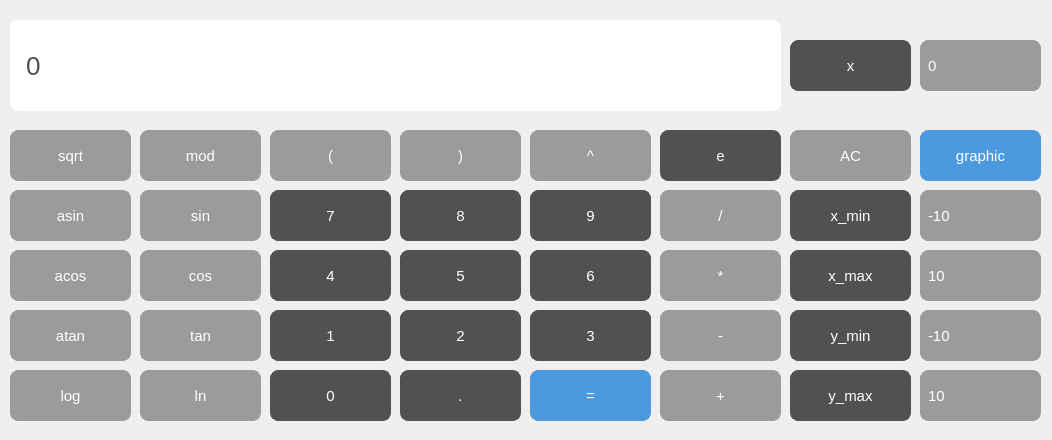
<?xml version="1.0" encoding="UTF-8"?>
<ui version="4.0">
 <class>MainWindow</class>
 <widget class="QMainWindow" name="MainWindow">
  <property name="geometry">
   <rect>
    <x>0</x>
    <y>0</y>
    <width>1052</width>
    <height>440</height>
   </rect>
  </property>
  <property name="windowTitle">
   <string>MainWindow</string>
  </property>
  <widget class="QWidget" name="centralwidget">
   <widget class="QLabel" name="result_show">
    <property name="geometry">
     <rect>
      <x>10</x>
      <y>20</y>
      <width>771</width>
      <height>91</height>
     </rect>
    </property>
    <property name="styleSheet">
     <string notr="true">QLabel {
  qproperty-alignment: 'AlignVCenter | AlignRight';
  background-color : #ffffff;
  border-radius: 8px;
  font-size: 26px;
  color: #515151;
  padding-right: 10px;
  padding-left: 10px;
}

</string>
    </property>
    <property name="text">
     <string>0</string>
    </property>
   </widget>
   <widget class="QPushButton" name="pushButton_0">
    <property name="geometry">
     <rect>
      <x>270</x>
      <y>370</y>
      <width>121</width>
      <height>51</height>
     </rect>
    </property>
    <property name="styleSheet">
     <string notr="true">QPushButton {
   border: 1px solid #515151;
   color:white;
   background-color: #515151;
   border-radius: 8px;
   font-size: 15px;
}</string>
    </property>
    <property name="text">
     <string>0</string>
    </property>
   </widget>
   <widget class="QPushButton" name="pushButton_point">
    <property name="geometry">
     <rect>
      <x>400</x>
      <y>370</y>
      <width>121</width>
      <height>51</height>
     </rect>
    </property>
    <property name="styleSheet">
     <string notr="true">QPushButton {
   border: 1px solid #515151;
   color:white;
   background-color: #515151;
   border-radius: 8px;
   font-size: 15px;
}</string>
    </property>
    <property name="text">
     <string>.</string>
    </property>
   </widget>
   <widget class="QPushButton" name="pushButton_equal">
    <property name="geometry">
     <rect>
      <x>530</x>
      <y>370</y>
      <width>121</width>
      <height>51</height>
     </rect>
    </property>
    <property name="styleSheet">
     <string notr="true">QPushButton {
   border: 1px solid #4d99e0;
   color: white;
   background-color: #4d99e0;
   border-radius: 8px;
   font-size: 15px;
   font-weight: 700px;
}</string>
    </property>
    <property name="text">
     <string>=</string>
    </property>
   </widget>
   <widget class="QPushButton" name="pushButton_3">
    <property name="geometry">
     <rect>
      <x>530</x>
      <y>310</y>
      <width>121</width>
      <height>51</height>
     </rect>
    </property>
    <property name="styleSheet">
     <string notr="true">QPushButton {
   border: 1px solid #515151;
   color:white;
   background-color: #515151;
   border-radius: 8px;
   font-size: 15px;
}</string>
    </property>
    <property name="text">
     <string>3</string>
    </property>
   </widget>
   <widget class="QPushButton" name="pushButton_1">
    <property name="geometry">
     <rect>
      <x>270</x>
      <y>310</y>
      <width>121</width>
      <height>51</height>
     </rect>
    </property>
    <property name="styleSheet">
     <string notr="true">QPushButton {
   border: 1px solid #515151;
   color:white;
   background-color: #515151;
   border-radius: 8px;
   font-size: 15px;
}</string>
    </property>
    <property name="text">
     <string>1</string>
    </property>
   </widget>
   <widget class="QPushButton" name="pushButton_2">
    <property name="geometry">
     <rect>
      <x>400</x>
      <y>310</y>
      <width>121</width>
      <height>51</height>
     </rect>
    </property>
    <property name="styleSheet">
     <string notr="true">QPushButton {
   border: 1px solid #515151;
   color:white;
   background-color: #515151;
   border-radius: 8px;
   font-size: 15px;
}</string>
    </property>
    <property name="text">
     <string>2</string>
    </property>
   </widget>
   <widget class="QPushButton" name="pushButton_7">
    <property name="geometry">
     <rect>
      <x>270</x>
      <y>190</y>
      <width>121</width>
      <height>51</height>
     </rect>
    </property>
    <property name="styleSheet">
     <string notr="true">QPushButton {
   border: 1px solid #515151;
   color:white;
   background-color: #515151;
   border-radius: 8px;
   font-size: 15px;
}</string>
    </property>
    <property name="text">
     <string>7</string>
    </property>
   </widget>
   <widget class="QPushButton" name="pushButton_6">
    <property name="geometry">
     <rect>
      <x>530</x>
      <y>250</y>
      <width>121</width>
      <height>51</height>
     </rect>
    </property>
    <property name="styleSheet">
     <string notr="true">QPushButton {
   border: 1px solid #515151;
   color:white;
   background-color: #515151;
   border-radius: 8px;
   font-size: 15px;
}</string>
    </property>
    <property name="text">
     <string>6</string>
    </property>
   </widget>
   <widget class="QPushButton" name="pushButton_4">
    <property name="geometry">
     <rect>
      <x>270</x>
      <y>250</y>
      <width>121</width>
      <height>51</height>
     </rect>
    </property>
    <property name="styleSheet">
     <string notr="true">QPushButton {
   border: 1px solid #515151;
   color:white;
   background-color: #515151;
   border-radius: 8px;
   font-size: 15px;
}</string>
    </property>
    <property name="text">
     <string>4</string>
    </property>
   </widget>
   <widget class="QPushButton" name="pushButton_9">
    <property name="geometry">
     <rect>
      <x>530</x>
      <y>190</y>
      <width>121</width>
      <height>51</height>
     </rect>
    </property>
    <property name="styleSheet">
     <string notr="true">QPushButton {
   border: 1px solid #515151;
   color:white;
   background-color: #515151;
   border-radius: 8px;
   font-size: 15px;
}</string>
    </property>
    <property name="text">
     <string>9</string>
    </property>
   </widget>
   <widget class="QPushButton" name="pushButton_5">
    <property name="geometry">
     <rect>
      <x>400</x>
      <y>250</y>
      <width>121</width>
      <height>51</height>
     </rect>
    </property>
    <property name="styleSheet">
     <string notr="true">QPushButton {
   border: 1px solid #515151;
   color:white;
   background-color: #515151;
   border-radius: 8px;
   font-size: 15px;
}</string>
    </property>
    <property name="text">
     <string>5</string>
    </property>
   </widget>
   <widget class="QPushButton" name="pushButton_8">
    <property name="geometry">
     <rect>
      <x>400</x>
      <y>190</y>
      <width>121</width>
      <height>51</height>
     </rect>
    </property>
    <property name="styleSheet">
     <string notr="true">QPushButton {
   border: 1px solid #515151;
   color:white;
   background-color: #515151;
   border-radius: 8px;
   font-size: 15px;
}</string>
    </property>
    <property name="text">
     <string>8</string>
    </property>
   </widget>
   <widget class="QPushButton" name="pushButton_mul">
    <property name="geometry">
     <rect>
      <x>660</x>
      <y>250</y>
      <width>121</width>
      <height>51</height>
     </rect>
    </property>
    <property name="styleSheet">
     <string notr="true">QPushButton {
   border: 1px solid #9B9B9B;
   color:white;
   background-color: #9B9B9B;
   border-radius: 8px;
   font-size: 15px;
}</string>
    </property>
    <property name="text">
     <string>*</string>
    </property>
   </widget>
   <widget class="QPushButton" name="pushButton_div">
    <property name="geometry">
     <rect>
      <x>660</x>
      <y>190</y>
      <width>121</width>
      <height>51</height>
     </rect>
    </property>
    <property name="styleSheet">
     <string notr="true">QPushButton {
   border: 1px solid #9B9B9B;
   color:white;
   background-color: #9B9B9B;
   border-radius: 8px;
   font-size: 15px;
}</string>
    </property>
    <property name="text">
     <string>/</string>
    </property>
   </widget>
   <widget class="QPushButton" name="pushButton_sum">
    <property name="geometry">
     <rect>
      <x>660</x>
      <y>370</y>
      <width>121</width>
      <height>51</height>
     </rect>
    </property>
    <property name="styleSheet">
     <string notr="true">QPushButton {
   border: 1px solid #9B9B9B;
   color:white;
   background-color: #9B9B9B;
   border-radius: 8px;
   font-size: 15px;
}</string>
    </property>
    <property name="text">
     <string>+</string>
    </property>
   </widget>
   <widget class="QPushButton" name="pushButton_sub">
    <property name="geometry">
     <rect>
      <x>660</x>
      <y>310</y>
      <width>121</width>
      <height>51</height>
     </rect>
    </property>
    <property name="styleSheet">
     <string notr="true">QPushButton {
   border: 1px solid #9B9B9B;
   color:white;
   background-color: #9B9B9B;
   border-radius: 8px;
   font-size: 15px;
}</string>
    </property>
    <property name="text">
     <string>-</string>
    </property>
   </widget>
   <widget class="QPushButton" name="pushButton_mod">
    <property name="geometry">
     <rect>
      <x>140</x>
      <y>130</y>
      <width>121</width>
      <height>51</height>
     </rect>
    </property>
    <property name="styleSheet">
     <string notr="true">QPushButton {
   border: 1px solid #9B9B9B;
   color:white;
   background-color: #9B9B9B;
   border-radius: 8px;
   font-size: 15px;
}</string>
    </property>
    <property name="text">
     <string>mod</string>
    </property>
   </widget>
   <widget class="QPushButton" name="pushButton_close_bracket">
    <property name="geometry">
     <rect>
      <x>400</x>
      <y>130</y>
      <width>121</width>
      <height>51</height>
     </rect>
    </property>
    <property name="styleSheet">
     <string notr="true">QPushButton {
   border: 1px solid #9B9B9B;
   color:white;
   background-color: #9B9B9B;
   border-radius: 8px;
   font-size: 15px;
}</string>
    </property>
    <property name="text">
     <string>)</string>
    </property>
   </widget>
   <widget class="QPushButton" name="pushButton_open_bracket">
    <property name="geometry">
     <rect>
      <x>270</x>
      <y>130</y>
      <width>121</width>
      <height>51</height>
     </rect>
    </property>
    <property name="styleSheet">
     <string notr="true">QPushButton {
   border: 1px solid #9B9B9B;
   color:white;
   background-color: #9B9B9B;
   border-radius: 8px;
   font-size: 15px;
}</string>
    </property>
    <property name="text">
     <string>(</string>
    </property>
   </widget>
   <widget class="QPushButton" name="pushButton_clear">
    <property name="geometry">
     <rect>
      <x>790</x>
      <y>130</y>
      <width>121</width>
      <height>51</height>
     </rect>
    </property>
    <property name="styleSheet">
     <string notr="true">QPushButton {
   border: 1px solid #9B9B9B;
   color:white;
   background-color: #9B9B9B;
   border-radius: 8px;
   font-size: 15px;
}</string>
    </property>
    <property name="text">
     <string>AC</string>
    </property>
   </widget>
   <widget class="QPushButton" name="pushButton_tan">
    <property name="geometry">
     <rect>
      <x>140</x>
      <y>310</y>
      <width>121</width>
      <height>51</height>
     </rect>
    </property>
    <property name="styleSheet">
     <string notr="true">QPushButton {
   border: 1px solid #9B9B9B;
   color:white;
   background-color: #9B9B9B;
   border-radius: 8px;
   font-size: 15px;
}</string>
    </property>
    <property name="text">
     <string>tan</string>
    </property>
   </widget>
   <widget class="QPushButton" name="pushButton_ln">
    <property name="geometry">
     <rect>
      <x>140</x>
      <y>370</y>
      <width>121</width>
      <height>51</height>
     </rect>
    </property>
    <property name="styleSheet">
     <string notr="true">QPushButton {
   border: 1px solid #9B9B9B;
   color:white;
   background-color: #9B9B9B;
   border-radius: 8px;
   font-size: 15px;
}</string>
    </property>
    <property name="text">
     <string>ln</string>
    </property>
   </widget>
   <widget class="QPushButton" name="pushButton_sin">
    <property name="geometry">
     <rect>
      <x>140</x>
      <y>190</y>
      <width>121</width>
      <height>51</height>
     </rect>
    </property>
    <property name="styleSheet">
     <string notr="true">QPushButton {
   border: 1px solid #9B9B9B;
   color:white;
   background-color: #9B9B9B;
   border-radius: 8px;
   font-size: 15px;
}</string>
    </property>
    <property name="text">
     <string>sin</string>
    </property>
   </widget>
   <widget class="QPushButton" name="pushButton_cos">
    <property name="geometry">
     <rect>
      <x>140</x>
      <y>250</y>
      <width>121</width>
      <height>51</height>
     </rect>
    </property>
    <property name="styleSheet">
     <string notr="true">QPushButton {
   border: 1px solid #9B9B9B;
   color:white;
   background-color: #9B9B9B;
   border-radius: 8px;
   font-size: 15px;
}</string>
    </property>
    <property name="text">
     <string>cos</string>
    </property>
   </widget>
   <widget class="QPushButton" name="pushButton_pow">
    <property name="geometry">
     <rect>
      <x>530</x>
      <y>130</y>
      <width>121</width>
      <height>51</height>
     </rect>
    </property>
    <property name="styleSheet">
     <string notr="true">QPushButton {
   border: 1px solid #9B9B9B;
   color:white;
   background-color: #9B9B9B;
   border-radius: 8px;
   font-size: 15px;
}</string>
    </property>
    <property name="text">
     <string>^</string>
    </property>
   </widget>
   <widget class="QPushButton" name="pushButton_asin">
    <property name="geometry">
     <rect>
      <x>10</x>
      <y>190</y>
      <width>121</width>
      <height>51</height>
     </rect>
    </property>
    <property name="styleSheet">
     <string notr="true">QPushButton {
   border: 1px solid #9B9B9B;
   color:white;
   background-color: #9B9B9B;
   border-radius: 8px;
   font-size: 15px;
}</string>
    </property>
    <property name="text">
     <string>asin</string>
    </property>
   </widget>
   <widget class="QPushButton" name="pushButton_sqrt">
    <property name="geometry">
     <rect>
      <x>10</x>
      <y>130</y>
      <width>121</width>
      <height>51</height>
     </rect>
    </property>
    <property name="styleSheet">
     <string notr="true">QPushButton {
   border: 1px solid #9B9B9B;
   color:white;
   background-color: #9B9B9B;
   border-radius: 8px;
   font-size: 15px;
}</string>
    </property>
    <property name="text">
     <string>sqrt</string>
    </property>
   </widget>
   <widget class="QPushButton" name="pushButton_log">
    <property name="geometry">
     <rect>
      <x>10</x>
      <y>370</y>
      <width>121</width>
      <height>51</height>
     </rect>
    </property>
    <property name="styleSheet">
     <string notr="true">QPushButton {
   border: 1px solid #9B9B9B;
   color:white;
   background-color: #9B9B9B;
   border-radius: 8px;
   font-size: 15px;
}</string>
    </property>
    <property name="text">
     <string>log</string>
    </property>
   </widget>
   <widget class="QPushButton" name="pushButton_atan">
    <property name="geometry">
     <rect>
      <x>10</x>
      <y>310</y>
      <width>121</width>
      <height>51</height>
     </rect>
    </property>
    <property name="styleSheet">
     <string notr="true">QPushButton {
   border: 1px solid #9B9B9B;
   color:white;
   background-color: #9B9B9B;
   border-radius: 8px;
   font-size: 15px;
}</string>
    </property>
    <property name="text">
     <string>atan</string>
    </property>
   </widget>
   <widget class="QPushButton" name="pushButton_acos">
    <property name="geometry">
     <rect>
      <x>10</x>
      <y>250</y>
      <width>121</width>
      <height>51</height>
     </rect>
    </property>
    <property name="styleSheet">
     <string notr="true">QPushButton {
   border: 1px solid #9B9B9B;
   color:white;
   background-color: #9B9B9B;
   border-radius: 8px;
   font-size: 15px;
}</string>
    </property>
    <property name="text">
     <string>acos</string>
    </property>
   </widget>
   <widget class="QPushButton" name="pushButton_x">
    <property name="geometry">
     <rect>
      <x>790</x>
      <y>40</y>
      <width>121</width>
      <height>51</height>
     </rect>
    </property>
    <property name="styleSheet">
     <string notr="true">QPushButton {
   border: 1px solid #515151;
   color:white;
   background-color: #515151;
   border-radius: 8px;
   font-size: 15px;
}</string>
    </property>
    <property name="text">
     <string>x</string>
    </property>
   </widget>
   <widget class="QPushButton" name="pushButton_graphic">
    <property name="geometry">
     <rect>
      <x>920</x>
      <y>130</y>
      <width>121</width>
      <height>51</height>
     </rect>
    </property>
    <property name="styleSheet">
     <string notr="true">QPushButton {
   border: 1px solid #4d99e0;
   color: white;
   background-color: #4d99e0;
   border-radius: 8px;
   font-size: 15px;
   font-weight: 700px;
}</string>
    </property>
    <property name="text">
     <string>graphic</string>
    </property>
   </widget>
   <widget class="QLineEdit" name="line_edit">
    <property name="geometry">
     <rect>
      <x>920</x>
      <y>40</y>
      <width>121</width>
      <height>51</height>
     </rect>
    </property>
    <property name="styleSheet">
     <string notr="true">QLineEdit {
  qproperty-alignment: 'AlignCenter';
   border: 1px solid #9B9B9B;
   color:white;
   background-color: #9B9B9B;
   border-radius: 8px;
   font-size: 15px;
   padding: 5px;
}</string>
    </property>
    <property name="text">
     <string>0</string>
    </property>
   </widget>
   <widget class="QPushButton" name="pushButton_xmin">
    <property name="geometry">
     <rect>
      <x>790</x>
      <y>190</y>
      <width>121</width>
      <height>51</height>
     </rect>
    </property>
    <property name="styleSheet">
     <string notr="true">QPushButton {
   border: 1px solid #515151;
   color:white;
   background-color: #515151;
   border-radius: 8px;
   font-size: 15px;
}</string>
    </property>
    <property name="text">
     <string>x_min</string>
    </property>
   </widget>
   <widget class="QLineEdit" name="line_edit_xmin">
    <property name="geometry">
     <rect>
      <x>920</x>
      <y>190</y>
      <width>121</width>
      <height>51</height>
     </rect>
    </property>
    <property name="styleSheet">
     <string notr="true">QLineEdit {
  qproperty-alignment: 'AlignCenter';
   border: 1px solid #9B9B9B;
   color:white;
   background-color: #9B9B9B;
   border-radius: 8px;
   font-size: 15px;
   padding: 5px;
}</string>
    </property>
    <property name="text">
     <string>-10</string>
    </property>
   </widget>
   <widget class="QLineEdit" name="line_edit_xmax">
    <property name="geometry">
     <rect>
      <x>920</x>
      <y>250</y>
      <width>121</width>
      <height>51</height>
     </rect>
    </property>
    <property name="styleSheet">
     <string notr="true">QLineEdit {
  qproperty-alignment: 'AlignCenter';
   border: 1px solid #9B9B9B;
   color:white;
   background-color: #9B9B9B;
   border-radius: 8px;
   font-size: 15px;
   padding: 5px;
}</string>
    </property>
    <property name="text">
     <string>10</string>
    </property>
   </widget>
   <widget class="QPushButton" name="pushButton_xmax">
    <property name="geometry">
     <rect>
      <x>790</x>
      <y>250</y>
      <width>121</width>
      <height>51</height>
     </rect>
    </property>
    <property name="styleSheet">
     <string notr="true">QPushButton {
   border: 1px solid #515151;
   color:white;
   background-color: #515151;
   border-radius: 8px;
   font-size: 15px;
}</string>
    </property>
    <property name="text">
     <string>x_max</string>
    </property>
   </widget>
   <widget class="QLineEdit" name="line_edit_ymin">
    <property name="geometry">
     <rect>
      <x>920</x>
      <y>310</y>
      <width>121</width>
      <height>51</height>
     </rect>
    </property>
    <property name="styleSheet">
     <string notr="true">QLineEdit {
  qproperty-alignment: 'AlignCenter';
   border: 1px solid #9B9B9B;
   color:white;
   background-color: #9B9B9B;
   border-radius: 8px;
   font-size: 15px;
   padding: 5px;
}</string>
    </property>
    <property name="text">
     <string>-10</string>
    </property>
   </widget>
   <widget class="QPushButton" name="pushButton_ymin">
    <property name="geometry">
     <rect>
      <x>790</x>
      <y>310</y>
      <width>121</width>
      <height>51</height>
     </rect>
    </property>
    <property name="styleSheet">
     <string notr="true">QPushButton {
   border: 1px solid #515151;
   color:white;
   background-color: #515151;
   border-radius: 8px;
   font-size: 15px;
}</string>
    </property>
    <property name="text">
     <string>y_min</string>
    </property>
   </widget>
   <widget class="QLineEdit" name="line_edit_ymax">
    <property name="geometry">
     <rect>
      <x>920</x>
      <y>370</y>
      <width>121</width>
      <height>51</height>
     </rect>
    </property>
    <property name="styleSheet">
     <string notr="true">QLineEdit {
  qproperty-alignment: 'AlignCenter';
   border: 1px solid #9B9B9B;
   color:white;
   background-color: #9B9B9B;
   border-radius: 8px;
   font-size: 15px;
   padding: 5px;
}</string>
    </property>
    <property name="text">
     <string>10</string>
    </property>
   </widget>
   <widget class="QPushButton" name="pushButton_ymax">
    <property name="geometry">
     <rect>
      <x>790</x>
      <y>370</y>
      <width>121</width>
      <height>51</height>
     </rect>
    </property>
    <property name="styleSheet">
     <string notr="true">QPushButton {
   border: 1px solid #515151;
   color:white;
   background-color: #515151;
   border-radius: 8px;
   font-size: 15px;
}</string>
    </property>
    <property name="text">
     <string>y_max</string>
    </property>
   </widget>
   <widget class="QPushButton" name="pushButton_e">
    <property name="geometry">
     <rect>
      <x>660</x>
      <y>130</y>
      <width>121</width>
      <height>51</height>
     </rect>
    </property>
    <property name="styleSheet">
     <string notr="true">QPushButton {
   border: 1px solid #515151;
   color:white;
   background-color: #515151;
   border-radius: 8px;
   font-size: 15px;
}</string>
    </property>
    <property name="text">
     <string>e</string>
    </property>
   </widget>
  </widget>
 </widget>
 <resources/>
 <connections/>
</ui>
